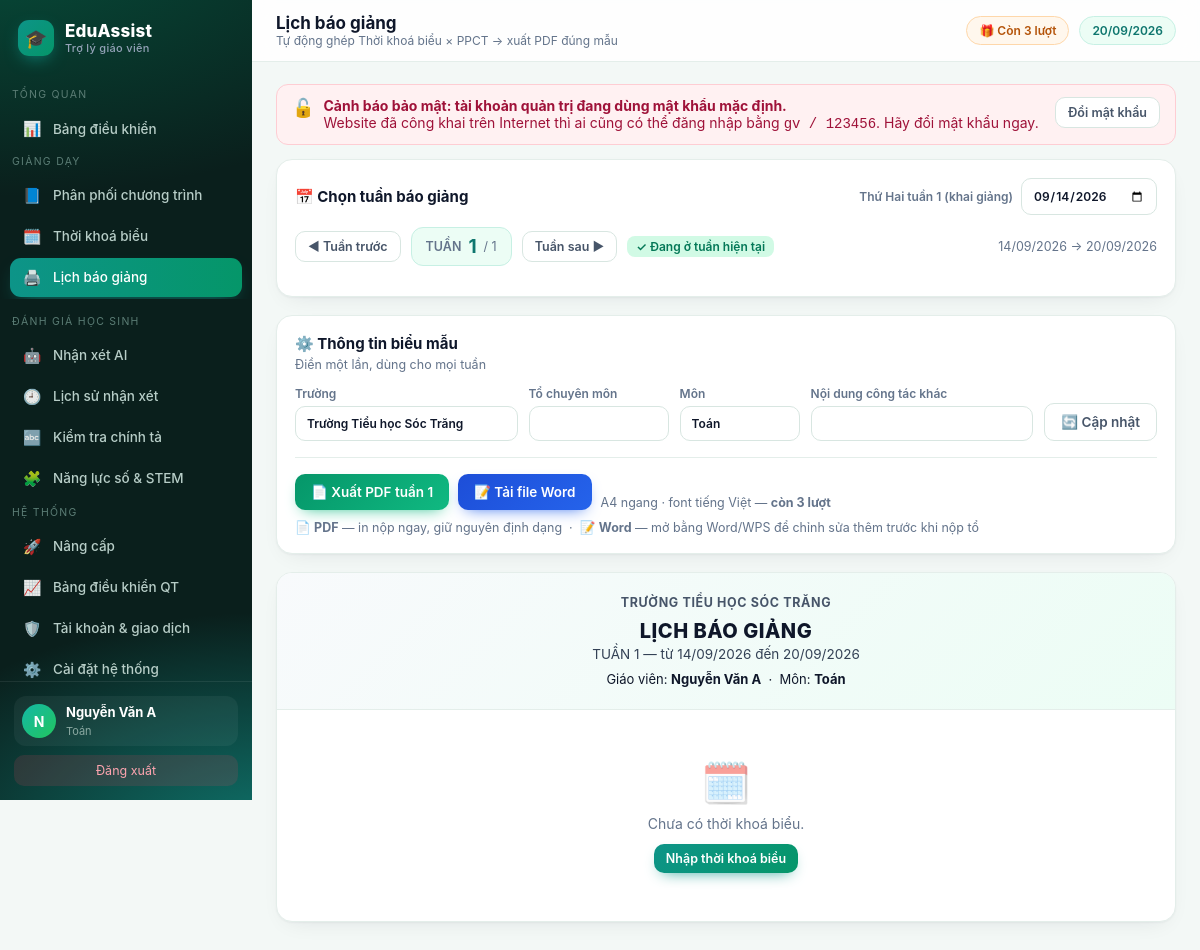
Screenshot of /bao-giang (signed in) with the database file from the repository.
### tables this page shows
CREATE TABLE teacher(
  id INTEGER PRIMARY KEY AUTOINCREMENT,
  username TEXT UNIQUE NOT NULL,
  password TEXT NOT NULL,
  fullname TEXT,
  school TEXT,
  subject TEXT,
  role TEXT DEFAULT 'teacher',
  email TEXT,
  phone TEXT,                      -- so dien thoai nhan tin nhan ma kich hoat
  google_sub TEXT,
  avatar TEXT,
  used INTEGER DEFAULT 0,          -- so luot da dung
  bought INTEGER DEFAULT 0,        -- so luot mua them (goi le 10k)
  expires TEXT,                    -- han su dung goi tra phi (ISO date)
  created TEXT
);

### app/core.py (the view, shortened to what this page needs)
@bp.route("/bao-giang", methods=["GET", "POST"])
@login_required
def bao_giang():
    db, u = get_db(), current_user()
    tuan = max(1, int(request.values.get("tuan") or 1))
    s_t1 = setting(f"tuan1_{u['id']}", "")
    if s_t1:
        tuan1 = datetime.date.fromisoformat(s_t1)
    else:
        t = datetime.date.today()
        tuan1 = t - datetime.timedelta(days=t.weekday())
    breaks = LN.get_breaks(db, u["id"])
    offday = LN.off_days(breaks)
    d = request.values.get("tu_ngay")
    if d:
        monday = datetime.date.fromisoformat(d)
    else:
        monday = LN.monday_for_week(tuan1, breaks, tuan)
    rows = _rows_for_week(session["uid"], tuan, monday, offday)
    meta = {"truong": request.values.get("truong") or u["school"] or "",
            "to": request.values.get("to", ""), "giao_vien": u["fullname"] or u["username"],
            "mon": request.values.get("mon") or u["subject"] or "",
            "tuan": tuan, "tu_ngay": monday.strftime("%d/%m/%Y"),
            "den_ngay": (monday + datetime.timedelta(days=6)).strftime("%d/%m/%Y"),
            "noi_dung_khac": request.values.get("noi_dung_khac", ""),
            "dia_danh": request.values.get("dia_danh", "Sóc Trăng"),
            "ngay_ky": monday.day, "thang_ky": monday.month, "nam_ky": monday.year}
    act = request.form.get("act") if request.method == "POST" else None
    tuans_pp = [r[0] for r in db.execute(
        "SELECT DISTINCT tuan FROM ppct WHERE teacher_id=? ORDER BY tuan", (u["id"],))]
    max_tuan = max(tuans_pp or [1])
    tuan_now = LN.current_week(tuan1, breaks)
    _, cal = LN.build_calendar(tuan1, breaks, max_hoc=max_tuan)
    da_xuat = {int(m.group(1)) for m in (re.match(r"Lịch báo giảng tuần (\d+)", r["detail"] or "")
               for r in db.execute("SELECT detail FROM usage_log WHERE teacher_id=? AND kind IN ('pdf','word')",
                                   (u["id"],))) if m}
    nghi_tuan_nay = LN.week_label(monday, breaks)
    meta["nghi"] = nghi_tuan_nay
    return render_template("baogiang.html", rows=rows, meta=meta, monday=monday, tuan=tuan,
                           tuans_pp=tuans_pp, max_tuan=max_tuan, tuan_now=tuan_now,
                           tuan1=tuan1, da_xuat=da_xuat, cal=cal, breaks=breaks,
                           nghi_tuan_nay=nghi_tuan_nay)

### app/auth.py (called while the page is built, shortened)
def _chuan_hoa_base(gia_tri):
    gia_tri = (gia_tri or '').strip().rstrip('/')
    if not gia_tri:
        return ''
    try:
        u = urlsplit(gia_tri)
        if u.scheme != 'https' or not u.hostname or u.username or u.password:
            return ''
        if u.query or u.fragment or u.path:
            return ''
        if '.' not in u.hostname:
            return ''
    except ValueError:
        return ''
    return 'https://' + ten

def base_tu_request():
    try:
        if request.scheme != 'https':
            return ''
        return _chuan_hoa_base('https://' + request.host)
    except Exception:
        return ''

def danh_sach_base():
    ra = []
    for phan in (CFG.get('PUBLIC_BASE_URL', '') or '').split(','):
        b = _chuan_hoa_base(phan)
        if b and b not in ra:
            ra.append(b)
    return ra

def google_base_url():
    ds = danh_sach_base()
    hien_tai = base_tu_request()
    if hien_tai and (hien_tai in ds or not ds):
        return hien_tai
    return ds[0] if ds else ''

def google_callback_url():
    base = google_base_url()
    return base + '/login/google/callback' if base else ''

def google_bat():
    return bool(CFG.get('GOOGLE_CLIENT_ID') and CFG.get('GOOGLE_CLIENT_SECRET') and google_callback_url())

def login_required(f):
    @wraps(f)
    def w(*a, **k):
        if not current_user():
            session.clear()
            return redirect(url_for('auth.login', next=request.path))
        return f(*a, **k)
    return w

def current_user():
    if session.get('uid'):
        return get_db().execute('SELECT * FROM teacher WHERE id=?', (session['uid'],)).fetchone()

### app/core.py (called while the page is built)
@bp.app_context_processor
def inject():
    u = current_user()
    return {"user": u, "THU_NAME": THU_NAME, "PROVIDERS": AI.PROVIDERS,
            "timedelta": datetime.timedelta,
            "now": datetime.date.today(), "BL": BL,
            "is_pro": BL.is_pro(u), "remaining": BL.remaining(u),
            "days_left": BL.days_left(u), "FREE_QUOTA": BL.FREE_QUOTA,
            "CFG": CFG, "google_enabled": google_bat(), "google_callback_url": google_callback_url(),
            "SITE_NAME": CFG.get("SITE_NAME", "EduAssist"),
            "SITE_TAGLINE": CFG.get("SITE_TAGLINE", "Trợ lý giáo viên"),
            "SITE_LOGO": CFG.get("SITE_LOGO", "🎓"),
            "so_viec_admin": _viec_admin(u),
            "canh_bao_mk": _mk_mac_dinh(u)}

### app/modules/config.py (called while the page is built, shortened)
def _lam_moi():
    if time.time() - _lan_nap < TTL:
        return

### app/modules/lichnghi.py (called while the page is built, shortened)
def off_mondays(breaks):
    s = set()
    return s

### app/templates/baogiang.html (shortened to what this page needs)
{% extends 'base.html' %}
{% block head %}Lịch báo giảng{% endblock %}
{% block crumb %}Tự động ghép Thời khoá biểu × PPCT → xuất PDF đúng mẫu{% endblock %}
{% block body %}
<div class="card">
 <div class="chead">
  <h3>📅 Chọn tuần báo giảng</h3>
  <form method="get" class="row" style="gap:8px">
   <label class="f" style="flex-direction:row;align-items:center;gap:8px">Thứ Hai tuần 1 (khai giảng)
    <input type="date" name="tuan_1" value="{{tuan1}}" onchange="this.form.submit()"></label>
  </form>
 </div>
 <div style="display:flex;align-items:center;gap:10px;margin-bottom:12px;flex-wrap:wrap">
  {% set qs = [] %}
  {% for k,v in request.args.items() if k not in ('tuan','tu_ngay') %}{% set _ = qs.append(k ~ '=' ~ v) %}{% endfor %}
  {% set extra = ('&' ~ qs|join('&')) if qs else '' %}
  <a class="btn sec sm {{'dis' if tuan<=1}}" href="?tuan={{tuan-1 if tuan>1 else 1}}{{extra}}">◀ Tuần trước</a>
  <div style="display:flex;align-items:center;gap:7px;background:#ecfdf5;border:1px solid #c7f0e4;
   border-radius:12px;padding:7px 14px">
   <span class="muted" style="font-weight:600">TUẦN</span>
   <b style="font-size:19px;color:#0f766e">{{tuan}}</b>
   <span class="muted">/ {{max_tuan}}</span>
  </div>
  <a class="btn sec sm" href="?tuan={{tuan+1}}{{extra}}">Tuần sau ▶</a>
  {% if tuan_now and tuan_now != tuan %}
   <a class="btn sm" href="?tuan={{tuan_now}}{{extra}}">🎯 Về tuần hiện tại ({{tuan_now}})</a>
  {% elif tuan_now == tuan %}
   <span class="chip" style="background:#d1fae5;color:#047857">✓ Đang ở tuần hiện tại</span>
  {% endif %}
  <span class="muted" style="margin-left:auto">
   {{meta.tu_ngay}} → {{meta.den_ngay}}</span>
 </div>
</div>
<div class="card">
 <h3>⚙️ Thông tin biểu mẫu</h3><p class="sub">Điền một lần, dùng cho mọi tuần</p>
 <form method="get" class="row">
  <label class="f" style="flex:1;min-width:210px">Trường<input name="truong" value="{{meta.truong}}"></label>
  <label class="f">Tổ chuyên môn<input name="to" value="{{meta.to}}" style="width:140px"></label>
  <label class="f">Môn<input name="mon" value="{{meta.mon}}" style="width:120px"></label>
  <label class="f" style="flex:1;min-width:200px">Nội dung công tác khác<input name="noi_dung_khac" value="{{meta.noi_dung_khac}}"></label>
  <button class="sec">🔄 Cập nhật</button>
 </form>
 <hr class="s">
 <div class="row" style="gap:9px">
  {% if is_pro or remaining > 0 %}
   <form method="post" style="display:inline">
    <button class="ok">📄 Xuất PDF tuần {{tuan}}</button>
   </form>
   <form method="post" style="display:inline">
    <button style="background:linear-gradient(135deg,#1d4ed8,#2563eb);box-shadow:0 6px 16px -8px #2563eb">
     📝 Tải file Word</button>
   </form>
   {% if is_pro %}
    <span class="muted">👑 Gói không giới hạn · còn {{days_left}} ngày</span>
   {% else %}
    <span class="muted">A4 ngang · font tiếng Việt — <b>còn {{remaining}} lượt</b></span>
   {% endif %}
  {% else %}
   <a class="btn" href="{{url_for('core.nang_cap', need='pdf')}}" style="background:linear-gradient(135deg,#f59e0b,#ea580c)">
    🔒 Hết lượt miễn phí — Nâng cấp để tải</a>
   <span class="muted">Chỉ {{ '{:,}'.format(BL.PRICE).replace(',','.') }}đ/năm dùng không giới hạn</span>
  {% endif %}
 </div>
 <p class="muted" style="margin:10px 0 0">
  📄 <b>PDF</b> — in nộp ngay, giữ nguyên định dạng &nbsp;·&nbsp;
  📝 <b>Word</b> — mở bằng Word/WPS để chỉnh sửa thêm trước khi nộp tổ</p>
</div>
<div class="card" style="padding:0;overflow:hidden">
 <div style="background:linear-gradient(135deg,#f8fafc,#ecfdf5);padding:22px;text-align:center;border-bottom:1px solid var(--line)">
  <div style="font-size:12.5px;font-weight:700;color:#475569;letter-spacing:.05em">{{meta.truong|upper}}</div>
  <div style="font-size:20px;font-weight:800;margin:9px 0 3px;letter-spacing:.5px">LỊCH BÁO GIẢNG</div>
  <div style="font-size:13.5px;color:#334155">TUẦN {{meta.tuan}} — từ {{meta.tu_ngay}} đến {{meta.den_ngay}}</div>
  <div style="margin-top:9px;font-size:13px">Giáo viên: <b>{{meta.giao_vien}}</b>
   {% if meta.mon %}&nbsp;·&nbsp; Môn: <b>{{meta.mon}}</b>{% endif %}</div>
 </div>
 {% if rows %}
 <table>
  <thead><tr><th>Thứ / Ngày</th><th>Buổi</th><th>Tiết</th><th>Lớp</th><th>Môn</th><th>Tiết PPCT</th>
   <th style="width:32%">Tên bài dạy</th><th>Đồ dùng / Ghi chú</th></tr></thead>
  <tbody>{% for r in rows %}
   {% set newday = loop.first or rows[loop.index0-1].thu != r.thu %}
   <tr style="{% if newday and not loop.first %}border-top:2px solid #e2e8f0;{% endif %}{% if r.nghi %}background:#fff5f6{% endif %}">
   <td>{% if newday %}<b>{{THU_NAME[r.thu]}}</b><div class="muted">{{r.ngay}}</div>{% endif %}</td>
   <td><span class="chip" style="background:{{'#ecfdf5' if r.buoi=='Sáng' else '#fff7ed'}};
     color:{{'#0d9488' if r.buoi=='Sáng' else '#ea580c'}}">{{r.buoi}}</span></td>
   <td><b>{{r.tiet}}</b></td><td><span class="chip">{{r.lop}}</span></td><td>{{r.mon}}</td>
   <td>{{r.tiet_pp or '—'}}</td>
   <td>{% if r.nghi %}<b style="color:#be123c">🏖️ {{r.ten_bai}}</b>
       {% elif r.ten_bai %}{{r.ten_bai}}{% else %}<span style="color:#cbd5e1">— chưa có trong PPCT —</span>{% endif %}</td>
   <td class="muted">{{r.ghi_chu or ''}}</td></tr>{% endfor %}</tbody>
 </table>
 {% if meta.noi_dung_khac %}<div style="padding:14px 18px;border-top:1px solid var(--line)">
   <b>Nội dung công tác khác:</b> {{meta.noi_dung_khac}}</div>{% endif %}
 {% else %}<div class="empty" style="padding:48px"><span class="e">🗓️</span>Chưa có thời khoá biểu.<br>
   <a class="btn sm" style="margin-top:12px" href="{{url_for('core.tkb')}}">Nhập thời khoá biểu</a></div>{% endif %}
</div>
{% endblock %}

### app/templates/base.html (shortened to what this page needs)
<!doctype html>
<html lang="vi"><head>
</head><body>
{% if user %}
<div class="shell">
<aside id="sb">
  <div class="brand"><span class="mk">{{SITE_LOGO}}</span><span>{{SITE_NAME}}<small>{{SITE_TAGLINE}}</small></span></div>
  {% set ep = request.endpoint %}
  <div class="navgrp">Tổng quan</div>
  <nav>
    <a href="{{url_for('core.dashboard')}}" class="{{'on' if ep=='core.dashboard'}}"><i>📊</i>Bảng điều khiển</a>
  </nav>
  <div class="navgrp">Giảng dạy</div>
  <nav>
    <a href="{{url_for('core.ppct')}}" class="{{'on' if ep=='core.ppct'}}"><i>📘</i>Phân phối chương trình</a>
    <a href="{{url_for('core.tkb')}}" class="{{'on' if ep=='core.tkb'}}"><i>🗓️</i>Thời khoá biểu</a>
    <a href="{{url_for('core.bao_giang')}}" class="{{'on' if ep=='core.bao_giang'}}"><i>🖨️</i>Lịch báo giảng</a>
  </nav>
  <div class="navgrp">Đánh giá học sinh</div>
  <nav>
    <a href="{{url_for('core.nhan_xet')}}" class="{{'on' if ep=='core.nhan_xet'}}"><i>🤖</i>Nhận xét AI</a>
    <a href="{{url_for('core.lich_su')}}" class="{{'on' if ep=='core.lich_su'}}"><i>🕘</i>Lịch sử nhận xét</a>
    <a href="{{url_for('core.chinh_ta')}}" class="{{'on' if ep=='core.chinh_ta'}}"><i>🔤</i>Kiểm tra chính tả</a>
    {% for m in (PLUGIN_MENUS or []) %}<a href="{{url_for(m.endpoint)}}" class="{{'on' if ep==m.endpoint}}"><i>{{m.icon}}</i>{{m.label}}</a>{% endfor %}
  </nav>
  <div class="navgrp">Hệ thống</div>
  <nav>
    <a href="{{url_for('core.nang_cap')}}" class="{{'on' if ep=='core.nang_cap'}}"><i>{{ '👑' if is_pro else '🚀' }}</i>{{ 'Gói của tôi' if is_pro else 'Nâng cấp' }}</a>
    {% if user['role']=='admin' %}
    <a href="{{url_for('core.qt_dashboard')}}" class="{{'on' if ep=='core.qt_dashboard'}}"><i>📈</i>Bảng điều khiển QT
      </a>
    <a href="{{url_for('core.quan_tri')}}" class="{{'on' if ep=='core.quan_tri'}}"><i>🛡️</i>Tài khoản &amp; giao dịch</a>
    <a href="{{url_for('core.qt_caidat')}}" class="{{'on' if ep=='core.qt_caidat'}}"><i>⚙️</i>Cài đặt hệ thống</a>
    {% endif %}
  </nav>
  <div class="side-foot">
    <div class="me">{% if user['avatar'] %}<img class="av" src="{{user['avatar']}}" alt="" style="object-fit:cover">
      {% else %}<div class="av">{{ (user['fullname'] or user['username'])[0]|upper }}</div>{% endif %}
      <div><b>{{user['fullname'] or user['username']}}</b><span>{{user['subject'] or 'Giáo viên'}}</span></div></div>
    <a class="logout" href="{{url_for('auth.logout')}}">Đăng xuất</a>
  </div>
</aside>
<main>
  <div class="topbar">
    <div><h1>{% block head %}Bảng điều khiển{% endblock %}</h1>
    <div class="crumb">{% block crumb %}{% endblock %}</div></div>
    <div class="sp">
      {% if is_pro %}
        <a href="{{url_for('core.nang_cap')}}" class="pill" style="background:linear-gradient(135deg,#0d9488,#059669);
          color:#fff;border:0">👑 Không giới hạn · còn {{days_left}} ngày</a>
      {% else %}
        <a href="{{url_for('core.nang_cap')}}" class="pill" style="background:{{'#fff1f2' if remaining==0 else '#fff7ed'}};
          color:{{'#be123c' if remaining==0 else '#b45309'}};border:1px solid {{'#fecdd3' if remaining==0 else '#fed7aa'}}">
          {{ '🔒 Hết lượt — Nâng cấp' if remaining==0 else '🎁 Còn ' ~ remaining ~ ' lượt' }}</a>
      {% endif %}
      <span class="pill">{{ now.strftime('%d/%m/%Y') }}</span></div>
  </div>
  <div class="wrap">
  {% if canh_bao_mk %}
  <div class="flash err" style="align-items:flex-start">
   <span style="font-size:18px">🔓</span>
   <div style="flex:1;font-weight:400"><b>Cảnh báo bảo mật: tài khoản quản trị đang dùng mật khẩu mặc định.</b><br>
    Website đã công khai trên Internet thì ai cũng có thể đăng nhập bằng <code>gv / 123456</code>.
    Hãy đổi mật khẩu ngay.</div>
   <a class="btn sec sm" href="{{url_for('core.cai_dat')}}#doimk">Đổi mật khẩu</a>
  </div>
  {% endif %}
  {% block body %}{% endblock %}
  </div>
</main>
</div>
{% else %}{% block body_anon %}{% endblock %}{% endif %}
</body></html>

### rows the page displays
teacher: fullname "N", fullname "Nguyễn Văn A", subject "Toán", truong "Trường Tiểu học Sóc Trăng", mon "Toán", truong "TRƯỜNG TIỂU HỌC SÓC TRĂNG", giao_vien "Nguyễn Văn A"

### other values shown
{{ SITE_LOGO }} "🎓"
{{ SITE_NAME }} "EduAssist"
{{ SITE_TAGLINE }} "Trợ lý giáo viên"
{{ m.icon }} "🧩"
{{ m.label }} "Năng lực số & STEM"
{{ '👑' if is_pro else '🚀' }} "🚀"
{{ 'Gói của tôi' if is_pro else 'Nâng cấp' }} "Nâng cấp"
{{ tuan }} "1"
{{ max_tuan }} "1"
{{ meta.tu_ngay }} "14/09/2026"
{{ meta.den_ngay }} "20/09/2026"
{{ remaining }} "3"
{{ meta.tuan }} "1"
